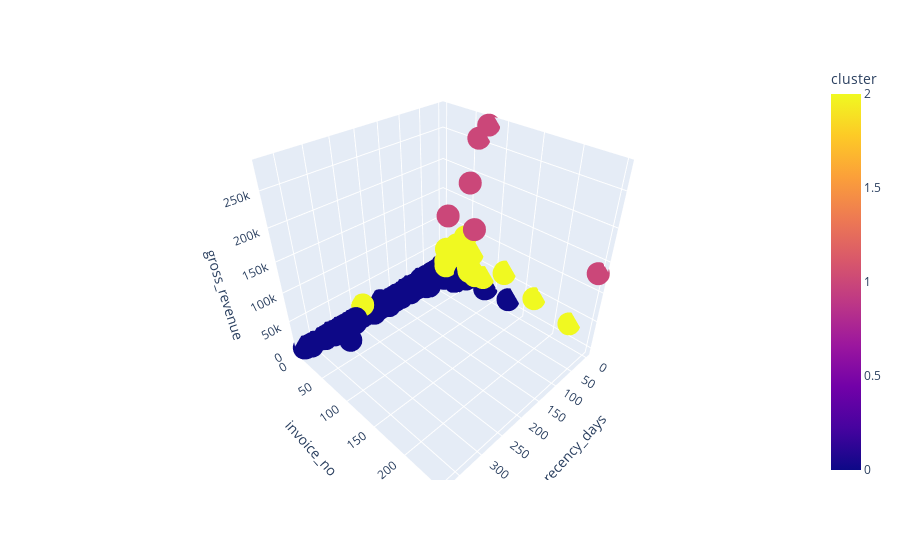

Notebook code cell kept with this figure:
### Markdown cell above
## 9.1 Visualization inspection

### Code cell
fig = px.scatter_3d(df9, x='recency_days', y='invoice_no', z='gross_revenue', color='cluster')
fig.show()

### Figure 1 — Plotly figure (JSON) as saved in the notebook; plotly's stock layout.template omitted (floating-point values rounded to 4 significant figures; data arrays with more than 128 entries replaced by an {"elided": "..."} marker saying what was removed)
{"data": [{"hovertemplate": "recency_days=%{x}<br>invoice_no=%{y}<br>gross_revenue=%{z}<br>cluster=%{marker.color}<extra></extra>", "legendgroup": "", "marker": {"color": {"elided": "4372 int values"}, "coloraxis": "coloraxis", "symbol": "circle"}, "mode": "markers", "name": "", "scene": "scene", "showlegend": false, "type": "scatter3d", "x": {"elided": "4372 int values"}, "y": {"elided": "4372 int values"}, "z": {"elided": "4372 float values"}}], "layout": {"coloraxis": {"colorbar": {"title": {"text": "cluster"}}, "colorscale": [[0, "#0d0887"], [0.1111, "#46039f"], [0.2222, "#7201a8"], [0.3333, "#9c179e"], [0.4444, "#bd3786"], [0.5556, "#d8576b"], [0.6667, "#ed7953"], [0.7778, "#fb9f3a"], [0.8889, "#fdca26"], [1, "#f0f921"]]}, "legend": {"tracegroupgap": 0}, "margin": {"t": 60}, "scene": {"domain": {"x": [0, 1], "y": [0, 1]}, "xaxis": {"title": {"text": "recency_days"}}, "yaxis": {"title": {"text": "invoice_no"}}, "zaxis": {"title": {"text": "gross_revenue"}}}}}
